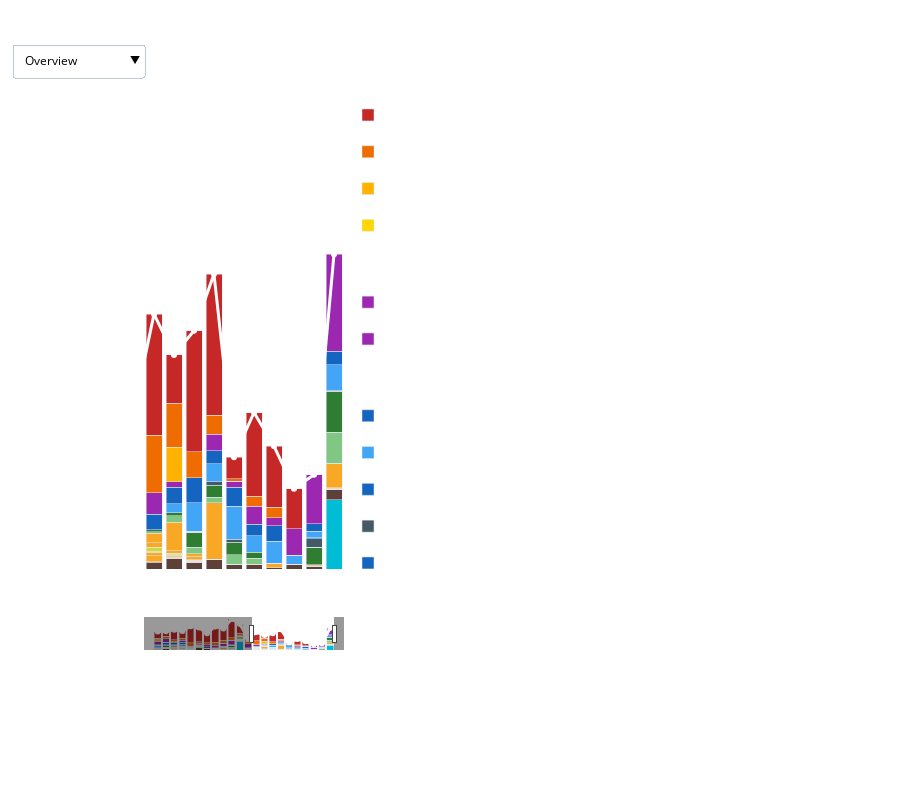

Notebook source saved alongside this figure:
### Markdown cell above
## Main Execution

Now we run the entire pipeline and display the interactive dashboard.

### Code cell
print("=" * 60)
print("Saskatchewan Ag Export Dashboard Generator")
print("=" * 60)

try:
    # Load and process data
    df = load_and_clean_data(CSV_FILE_PATH)
    df = apply_classifications(df)
    df, updated_color_map, name_mapping = apply_naming_conventions(df)
    sorted_commodities = generate_sorted_commodities_list(df)
    
    # Generate visualization
    fig = generate_plot(df, updated_color_map, name_mapping, sorted_commodities)
    
    # Save output
    save_plot_to_json(fig, "export_data.json")
    
    print("\n" + "=" * 60)
    print("Dashboard generation complete!")
    print("=" * 60)
    
    # Display the figure in the notebook
    fig.show()
    
except FileNotFoundError:
    print(f"Error: CSV file not found at {CSV_FILE_PATH}")
    print("Please ensure SK-CN_2024-2025Oct_Report.csv is in the current directory.")
except Exception as e:
    print(f"Error during execution: {str(e)}")
    import traceback
    traceback.print_exc()
